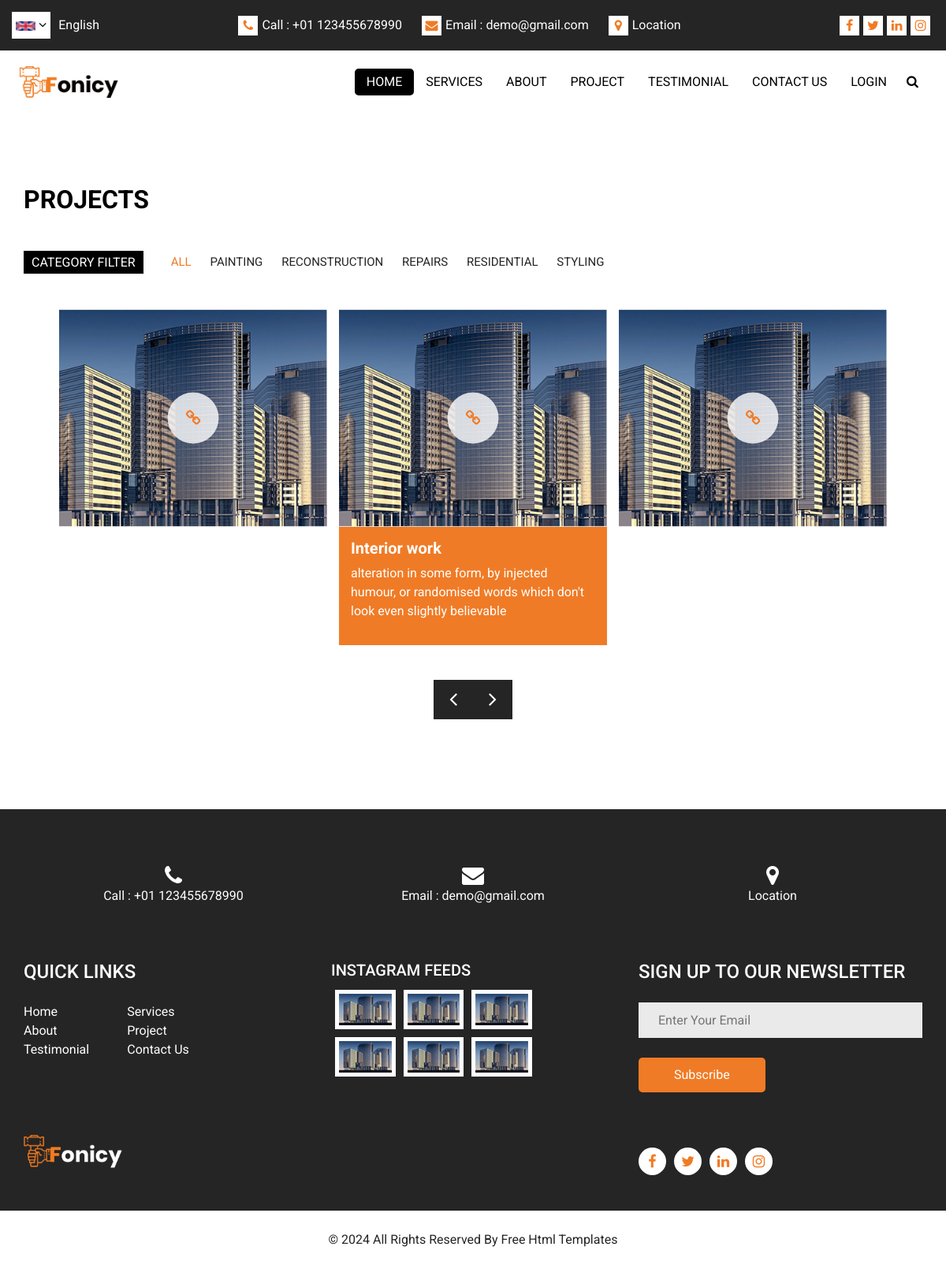
/projects/, run on the app's committed database.
### shop/models.py (models this page shows)
class Project(models.Model):
    name = models.CharField(max_length=100)
    description = models.TextField(null=False, blank=True)

### shop/views.py (the view)
# urls.py: path('projects/', views.projects, name='projects'),
def projects(request: HttpRequest):
    context = {
        'projects': Project.objects.all()
    }
    return render(request, 'shop/project.html', context=context)

### templates/shop/project.html (shortened to what this page needs)
{% extends './base.html' %}
{% load static %}
{% block content %}
  <section class="project_section layout_padding">
    <div class="container">
      <div class="heading_container">
        <h2>
          Projects
        </h2>
      </div>
      <div class="carousel-wrap ">
        <div class="filter_box">
          <h6>
            Category filter
          </h6>
          <nav class="owl-filter-bar">
            <a href="#" class="item active" data-owl-filter="*">All</a>
            <a href="#" class="item" data-owl-filter=".painting">Painting</a>
            <a href="#" class="item" data-owl-filter=".reconstruction">Reconstruction </a>
            <a href="#" class="item" data-owl-filter=".repair">Repairs </a>
            <a href="#" class="item" data-owl-filter=".residential">Residential </a>
            <a href="#" class="item" data-owl-filter=".styling">Styling </a>
          </nav>
        </div>
        <div class="owl-carousel project_carousel">
          {% for project in projects %}
            <div class="{% cycle "item painting" "item reconstruction" "item repair" "item residential" "item styling" %}">
              <div class="box">
                <div class="img-box">
                  <img src="{% static 'images/project1.jpg' %}" alt="" />
                  <a href="" class="pin_link">
                    <i class="fa fa-link" aria-hidden="true"></i>
                  </a>
                </div>
                <div class="detail-box">
                  <h5>{{ project.name }}</h5>
                  <p>{{ project.description }}</p>
                </div>
              </div>
            </div>
          {% endfor %}
        </div>
      </div>
    </div>
  </section>
{% endblock %}

### shop/static/css/style.css (style rules this page uses)
body { font-family: 'Roboto', sans-serif; color: #0c0c0c; background-color: #ffffff; overflow-x: hidden; }
.layout_padding { padding: 90px 0; }
.heading_container { display: -webkit-box; display: -ms-flexbox; display: flex; -webkit-box-orient: vertical; -webkit-box-direction: normal; -ms-flex-direction: column; flex-direction: column; -webkit-box-align: start; -ms-flex-align: start; align-items: flex-start; }
.heading_container h2 { position: relative; font-weight: bold; }
a, a:hover, a:focus { text-decoration: none; }
.project_section .heading_container { margin-bottom: 45px; }
.project_section .heading_container h2 { color: #000000; text-transform: uppercase; margin: 0; }
.project_section .filter_box { display: -webkit-box; display: -ms-flexbox; display: flex; -webkit-box-align: center; -ms-flex-align: center; align-items: center; }
.project_section .filter_box h6 { background-color: #000000; color: #ffffff; text-transform: uppercase; margin: 0; padding: 5px 10px; font-weight: normal; }
.project_section .filter_box .owl-filter-bar { margin-left: 25px; }
.project_section .filter_box .owl-filter-bar a { text-transform: uppercase; color: #252525; padding: 0 10px; font-size: 15px; }
.project_section .filter_box .owl-filter-bar a.active { color: #f07b26; }
.project_section .box { position: relative; }
.project_section .box .img-box { position: relative; }
.project_section .box .img-box img { width: 100%; }
.project_section .box .img-box .pin_link { position: absolute; top: 50%; left: 50%; display: -webkit-box; display: -ms-flexbox; display: flex; -webkit-box-pack: center; -ms-flex-pack: center; justify-content: center; -webkit-box-align: center; -ms-flex-align: center; align-items: center; width: 65px; height: 65px; background-color: rgba(255, 255, 255, 0.8); border-radius: 100%; -webkit-transform: translate(-50%, -50%); transform: translate(-50%, -50%); color: #f07b26; font-size: 20px; }
.project_section .box .detail-box { padding: 15px; -webkit-transition: all 0.3s; transition: all 0.3s; background-color: #f07b26; color: #ffffff; visibility: hidden; opacity: 0; }
.project_section .box .detail-box h5 { font-weight: bold; }
.project_section .owl-item.active.center .box .detail-box { opacity: 1; visibility: visible; }
.project_section .project_carousel { margin-top: 45px; padding: 0 45px; }

### shop/static/css/responsive.css (style rules this page uses)
@media (min-width: 1200px) { .container { max-width: 1170px; } }

### data on the page
Project: name "Interior work", description "alteration in some form, by injected humour, or randomised words which don't look even slightly believable"
